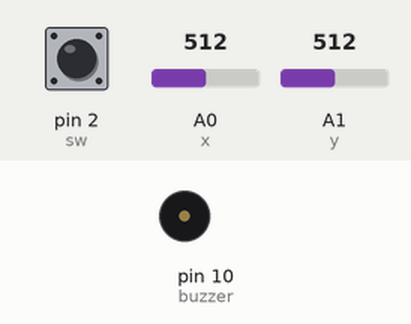
This sketch was run on a simulated Arduino Uno, built with avr-gcc and run on an emulated ATmega328P. Shown: buzzer (waves = sounding). Inputs (shaded band) come from the test bench; at power-on: A1 (y) = 512, pin 2 (sw) HIGH, A0 (x) = 512. What the sketch prints to the serial monitor is not drawn.

Above: at 1.3 s.
1.4 s: A1 (y) set to 214
2.9 s: A1 (y) set to 188
At 3.6 s:
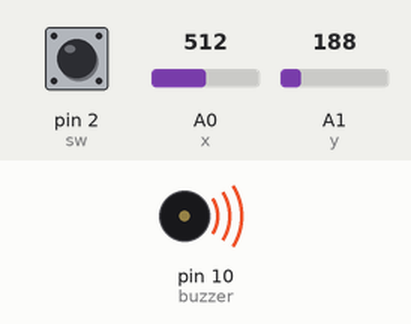
11.3 s: A1 (y) set to 210
At 12.0 s:
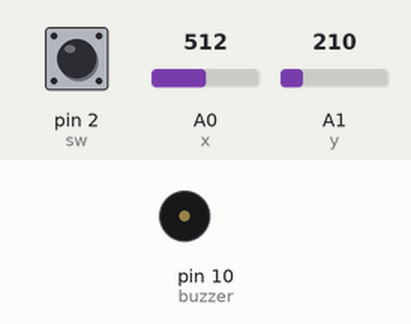
Timing chart, 0 to 14.3 s (numbered marks = the images above; inputs shaded):
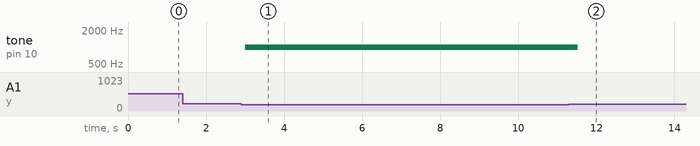

Measured:
- the behaviour switches between 200 and 199 on A1 (y) (found by bisection; images 0 and 1)
- after the input at 1.4 s, every drawn part: stays the same
- after the input at 2.9 s, tone on pin 10 (buzzer): silent → 1000 Hz after 0.11 s
- after the input at 11.3 s, tone on pin 10 (buzzer): 1000 Hz → silent after 0.23 s

The sketch:

7-3.ino
```cpp
const int buzzer = 10;
const int sw = 2;
const int x = A0;
const int y = A1;
void setup() {
  pinMode(sw , INPUT_PULLUP);
  pinMode(buzzer , OUTPUT);
  Serial.begin(9600);
}

void loop() {
  Serial.print("switch : ");
  Serial.print(digitalRead(sw));
  Serial.print("\t\t");
  Serial.print("VRx : ");
  Serial.print(analogRead(x));
  Serial.print("\t\t");
  Serial.print("VRy : ");
  Serial.print(analogRead(y));
  Serial.print("________");
  delay(500);

  if (analogRead(x) > 1000){
    Serial.println("right");
    tone(buzzer , 1000);
  }
  if ( analogRead(y) < 200){
    Serial.println("left");
    tone(buzzer , 1000);
  }
  else{
    Serial.println("center");
    noTone(buzzer);
  }
}
```
